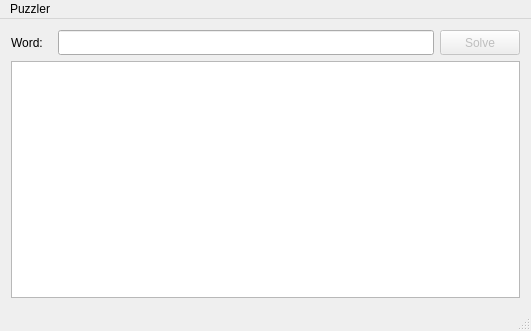
<?xml version="1.0" encoding="UTF-8"?>
<ui version="4.0">
 <class>PuzzlerWindow</class>
 <widget class="QMainWindow" name="PuzzlerWindow">
  <property name="geometry">
   <rect>
    <x>0</x>
    <y>0</y>
    <width>531</width>
    <height>331</height>
   </rect>
  </property>
  <property name="sizePolicy">
   <sizepolicy hsizetype="Preferred" vsizetype="Preferred">
    <horstretch>0</horstretch>
    <verstretch>0</verstretch>
   </sizepolicy>
  </property>
  <property name="windowTitle">
   <string>Twice Removed</string>
  </property>
  <widget class="QWidget" name="centralWidget">
   <property name="sizePolicy">
    <sizepolicy hsizetype="Expanding" vsizetype="Expanding">
     <horstretch>0</horstretch>
     <verstretch>0</verstretch>
    </sizepolicy>
   </property>
   <layout class="QVBoxLayout" name="verticalLayout">
    <item>
     <layout class="QHBoxLayout" name="horizontalLayout">
      <item>
       <widget class="QLabel" name="label">
        <property name="minimumSize">
         <size>
          <width>41</width>
          <height>25</height>
         </size>
        </property>
        <property name="maximumSize">
         <size>
          <width>41</width>
          <height>25</height>
         </size>
        </property>
        <property name="text">
         <string>Word:</string>
        </property>
       </widget>
      </item>
      <item>
       <widget class="QLineEdit" name="lineEdit">
        <property name="minimumSize">
         <size>
          <width>0</width>
          <height>25</height>
         </size>
        </property>
        <property name="maximumSize">
         <size>
          <width>16777215</width>
          <height>25</height>
         </size>
        </property>
       </widget>
      </item>
      <item>
       <widget class="QPushButton" name="solveButton">
        <property name="enabled">
         <bool>false</bool>
        </property>
        <property name="minimumSize">
         <size>
          <width>80</width>
          <height>25</height>
         </size>
        </property>
        <property name="maximumSize">
         <size>
          <width>80</width>
          <height>25</height>
         </size>
        </property>
        <property name="text">
         <string>Solve</string>
        </property>
       </widget>
      </item>
     </layout>
    </item>
    <item>
     <widget class="QTableView" name="tableView">
      <property name="editTriggers">
       <set>QAbstractItemView::NoEditTriggers</set>
      </property>
      <attribute name="horizontalHeaderVisible">
       <bool>false</bool>
      </attribute>
      <attribute name="horizontalHeaderStretchLastSection">
       <bool>true</bool>
      </attribute>
      <attribute name="verticalHeaderVisible">
       <bool>false</bool>
      </attribute>
     </widget>
    </item>
   </layout>
  </widget>
  <widget class="QMenuBar" name="menuBar">
   <property name="geometry">
    <rect>
     <x>0</x>
     <y>0</y>
     <width>531</width>
     <height>22</height>
    </rect>
   </property>
   <widget class="QMenu" name="menuPuzzler">
    <property name="title">
     <string>Puzzler</string>
    </property>
    <addaction name="actionAbout"/>
    <addaction name="actionQuit"/>
   </widget>
   <addaction name="menuPuzzler"/>
  </widget>
  <widget class="QStatusBar" name="statusBar"/>
  <action name="actionQuit">
   <property name="text">
    <string>Quit</string>
   </property>
   <property name="toolTip">
    <string>Quit Puzzler</string>
   </property>
   <property name="shortcut">
    <string>Ctrl+Q</string>
   </property>
  </action>
  <action name="actionAbout">
   <property name="text">
    <string>About...</string>
   </property>
   <property name="toolTip">
    <string>About Puzzler</string>
   </property>
  </action>
 </widget>
 <layoutdefault spacing="6" margin="11"/>
 <resources/>
 <connections>
  <connection>
   <sender>actionQuit</sender>
   <signal>triggered()</signal>
   <receiver>PuzzlerWindow</receiver>
   <slot>close()</slot>
   <hints>
    <hint type="sourcelabel">
     <x>-1</x>
     <y>-1</y>
    </hint>
    <hint type="destinationlabel">
     <x>266</x>
     <y>162</y>
    </hint>
   </hints>
  </connection>
 </connections>
</ui>
